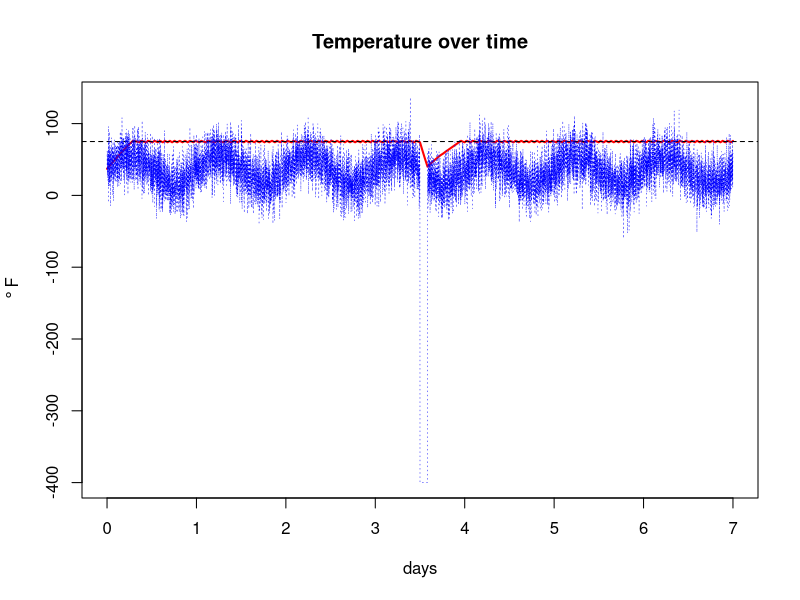

This chart was generated by the following R code:

# Thermostat (Meadows ch.2) -- version 1.0
# (one stock with competing balancing loops)
# CPSC 420 -- spring 2016


# Set up time. (delta.t and time vector).
delta.t <- 1/60              # hrs
starting.time <- 0
time <- seq(starting.time,24*7,delta.t)  # hrs

# itot() and ttoi() functions (if desired).
itot <- function(i) (i-1)*delta.t + starting.time
ttoi <- function(t) (t-starting.time)/delta.t + 1

# Simulation parameters (inputs).
thermostat <- 75     # degF
heating.rate <- 6    # degF/hr

# Cyclical temperature pattern with some random noise.
outside <- sin(2*pi*time/24) * 20 + 35 + rnorm(length(time), mean=0, sd=20)

# 2-hour long smallish reverse nuclear explosion at Wednesday noon
outside[ttoi(3*24+12):ttoi(3*24+14)] <- -400

ins.loss.rate <- .05  # (degF/hr)/degF
hysteresis.factor <- 1 # degF

# Stocks. (Create a vector and an initial condition for each.)
room.temp <- vector(length=length(time))
room.temp[1] <- outside[1]
furnace.on <- vector(length=length(time))
furnace.on[1] <- FALSE

# Simulation loop. 
# For each slice of simulated time,
for (i in 2:length(time)) {

    # Compute the values of all the flows, based on previous stock values.
    # neg value = room too cold for humans to be happy
    discrepancy.thermo <- room.temp[i-1] - thermostat   # degF
    if (furnace.on[i-1]) {
        # Furnace is already on! Don't turn off unless pretty hot.
        if (discrepancy.thermo < hysteresis.factor) {
            furnace.heating <- heating.rate                 # degF/hr
            furnace.on[i] <- TRUE
        } else {
            furnace.heating <- 0
            furnace.on[i] <- FALSE
        }
    } else {
        # Furnace is off. Don't turn on unless pretty cold.
        if (discrepancy.thermo < -hysteresis.factor) {
            furnace.heating <- heating.rate                 # degF/hr
            furnace.on[i] <- TRUE
        } else {
            furnace.heating <- 0
            furnace.on[i] <- FALSE
        }
    }

    # neg value = colder inside than out
    discrepancy.outside <- room.temp[i-1] - outside[i-1]     # degF
    leakage <- ins.loss.rate * discrepancy.outside      # degF/hr

    # Compute the values of all the derivatives of the stocks ("primes").
    room.temp.prime <- furnace.heating - leakage        # degF/hr

    # Compute all the new stock values (including any derived stocks).
    room.temp[i] <- room.temp[i-1] + room.temp.prime * delta.t
}

# Plot and analyze.
all.values <- c(outside,room.temp,thermostat)
plot(time/24,room.temp,type="l",col="red",lwd=2,
    xlab="days",ylab=~degree~F,main="Temperature over time",
    ylim=range(all.values))
abline(h=thermostat,lty="dashed",col="black")
lines(time/24,outside,lty="dotted",lwd=.5,col="blue")

cat("Btw, the furnace was on ", sum(furnace.on)/length(furnace.on)*100,
    "% of the time.\n",sep="")
